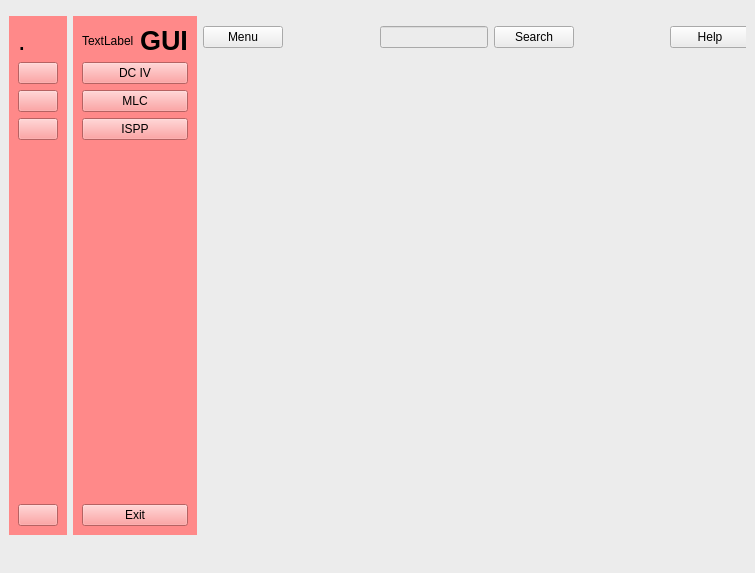
<?xml version="1.0" encoding="UTF-8"?>
<ui version="4.0">
 <class>MainWindow</class>
 <widget class="QMainWindow" name="MainWindow">
  <property name="geometry">
   <rect>
    <x>0</x>
    <y>0</y>
    <width>755</width>
    <height>573</height>
   </rect>
  </property>
  <property name="windowTitle">
   <string>MainWindow</string>
  </property>
  <property name="styleSheet">
   <string notr="true">background-color: rgb(236, 236, 236);</string>
  </property>
  <widget class="QWidget" name="centralwidget">
   <layout class="QGridLayout" name="gridLayout">
    <item row="0" column="2">
     <widget class="QWidget" name="main_menu" native="true">
      <widget class="QWidget" name="header_widget" native="true">
       <property name="geometry">
        <rect>
         <x>0</x>
         <y>0</y>
         <width>547</width>
         <height>43</height>
        </rect>
       </property>
       <layout class="QHBoxLayout" name="horizontalLayout_4">
        <item>
         <widget class="QPushButton" name="pushButton_9">
          <property name="text">
           <string>Menu</string>
          </property>
          <property name="checkable">
           <bool>true</bool>
          </property>
         </widget>
        </item>
        <item>
         <spacer name="horizontalSpacer">
          <property name="orientation">
           <enum>Qt::Horizontal</enum>
          </property>
          <property name="sizeHint" stdset="0">
           <size>
            <width>48</width>
            <height>20</height>
           </size>
          </property>
         </spacer>
        </item>
        <item>
         <layout class="QHBoxLayout" name="horizontalLayout">
          <item>
           <widget class="QLineEdit" name="lineEdit"/>
          </item>
          <item>
           <widget class="QPushButton" name="pushButton_10">
            <property name="text">
             <string>Search</string>
            </property>
           </widget>
          </item>
         </layout>
        </item>
        <item>
         <spacer name="horizontalSpacer_2">
          <property name="orientation">
           <enum>Qt::Horizontal</enum>
          </property>
          <property name="sizeHint" stdset="0">
           <size>
            <width>88</width>
            <height>20</height>
           </size>
          </property>
         </spacer>
        </item>
        <item>
         <widget class="QPushButton" name="pushButton_11">
          <property name="text">
           <string>Help</string>
          </property>
         </widget>
        </item>
       </layout>
      </widget>
      <widget class="QWidget" name="widget" native="true">
       <property name="geometry">
        <rect>
         <x>0</x>
         <y>80</y>
         <width>551</width>
         <height>481</height>
        </rect>
       </property>
      </widget>
     </widget>
    </item>
    <item row="0" column="1">
     <widget class="QWidget" name="icon_name_widget" native="true">
      <property name="sizePolicy">
       <sizepolicy hsizetype="Fixed" vsizetype="Fixed">
        <horstretch>0</horstretch>
        <verstretch>0</verstretch>
       </sizepolicy>
      </property>
      <property name="styleSheet">
       <string notr="true">background-color: rgb(255, 137, 137);</string>
      </property>
      <layout class="QVBoxLayout" name="verticalLayout_4">
       <item>
        <layout class="QHBoxLayout" name="horizontalLayout_3">
         <item>
          <widget class="QLabel" name="TSMC_logo2">
           <property name="text">
            <string>TextLabel</string>
           </property>
          </widget>
         </item>
         <item>
          <widget class="QLabel" name="label_3">
           <property name="font">
            <font>
             <pointsize>20</pointsize>
             <weight>75</weight>
             <bold>true</bold>
            </font>
           </property>
           <property name="text">
            <string>GUI</string>
           </property>
          </widget>
         </item>
        </layout>
       </item>
       <item>
        <layout class="QVBoxLayout" name="verticalLayout_2">
         <item>
          <widget class="QPushButton" name="pushButton_6">
           <property name="text">
            <string>DC IV</string>
           </property>
          </widget>
         </item>
         <item>
          <widget class="QPushButton" name="pushButton_5">
           <property name="text">
            <string>MLC</string>
           </property>
          </widget>
         </item>
         <item>
          <widget class="QPushButton" name="pushButton_8">
           <property name="text">
            <string>ISPP</string>
           </property>
          </widget>
         </item>
        </layout>
       </item>
       <item>
        <spacer name="verticalSpacer_2">
         <property name="orientation">
          <enum>Qt::Vertical</enum>
         </property>
         <property name="sizeHint" stdset="0">
          <size>
           <width>20</width>
           <height>358</height>
          </size>
         </property>
        </spacer>
       </item>
       <item>
        <widget class="QPushButton" name="pushButton_7">
         <property name="text">
          <string>Exit</string>
         </property>
        </widget>
       </item>
      </layout>
     </widget>
    </item>
    <item row="0" column="0">
     <widget class="QWidget" name="icon_widget" native="true">
      <property name="sizePolicy">
       <sizepolicy hsizetype="Fixed" vsizetype="Fixed">
        <horstretch>0</horstretch>
        <verstretch>0</verstretch>
       </sizepolicy>
      </property>
      <property name="styleSheet">
       <string notr="true">background-color: rgb(255, 137, 137);</string>
      </property>
      <layout class="QVBoxLayout" name="verticalLayout_3">
       <item>
        <layout class="QHBoxLayout" name="horizontalLayout_2">
         <item>
          <widget class="QLabel" name="TSMC_logo1">
           <property name="font">
            <font>
             <pointsize>20</pointsize>
            </font>
           </property>
           <property name="text">
            <string>.</string>
           </property>
          </widget>
         </item>
        </layout>
       </item>
       <item>
        <layout class="QVBoxLayout" name="verticalLayout">
         <item>
          <widget class="QPushButton" name="pushButton">
           <property name="text">
            <string/>
           </property>
          </widget>
         </item>
         <item>
          <widget class="QPushButton" name="pushButton_2">
           <property name="text">
            <string/>
           </property>
          </widget>
         </item>
         <item>
          <widget class="QPushButton" name="pushButton_3">
           <property name="text">
            <string/>
           </property>
          </widget>
         </item>
        </layout>
       </item>
       <item>
        <spacer name="verticalSpacer">
         <property name="orientation">
          <enum>Qt::Vertical</enum>
         </property>
         <property name="sizeHint" stdset="0">
          <size>
           <width>20</width>
           <height>358</height>
          </size>
         </property>
        </spacer>
       </item>
       <item>
        <widget class="QPushButton" name="pushButton_4">
         <property name="text">
          <string/>
         </property>
        </widget>
       </item>
      </layout>
     </widget>
    </item>
   </layout>
  </widget>
  <widget class="QStatusBar" name="statusbar"/>
 </widget>
 <resources/>
 <connections>
  <connection>
   <sender>pushButton_9</sender>
   <signal>toggled(bool)</signal>
   <receiver>icon_widget</receiver>
   <slot>setHidden(bool)</slot>
   <hints>
    <hint type="sourcelabel">
     <x>282</x>
     <y>41</y>
    </hint>
    <hint type="destinationlabel">
     <x>60</x>
     <y>298</y>
    </hint>
   </hints>
  </connection>
  <connection>
   <sender>pushButton_9</sender>
   <signal>toggled(bool)</signal>
   <receiver>icon_name_widget</receiver>
   <slot>setVisible(bool)</slot>
   <hints>
    <hint type="sourcelabel">
     <x>282</x>
     <y>41</y>
    </hint>
    <hint type="destinationlabel">
     <x>192</x>
     <y>412</y>
    </hint>
   </hints>
  </connection>
  <connection>
   <sender>pushButton_7</sender>
   <signal>clicked(bool)</signal>
   <receiver>MainWindow</receiver>
   <slot>close()</slot>
   <hints>
    <hint type="sourcelabel">
     <x>108</x>
     <y>524</y>
    </hint>
    <hint type="destinationlabel">
     <x>125</x>
     <y>612</y>
    </hint>
   </hints>
  </connection>
  <connection>
   <sender>pushButton_4</sender>
   <signal>clicked(bool)</signal>
   <receiver>MainWindow</receiver>
   <slot>close()</slot>
   <hints>
    <hint type="sourcelabel">
     <x>31</x>
     <y>519</y>
    </hint>
    <hint type="destinationlabel">
     <x>54</x>
     <y>600</y>
    </hint>
   </hints>
  </connection>
 </connections>
</ui>
